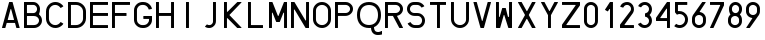
#> input picture Assets/wzornik.png, 765 x 40 px
$ python useme.py
#> lines starting #> are read from the running program, lines starting #| are printed output that depends on the picture; after the words box and inside, x2 and y2 are one past the last pixel; in counts of white or black regions, pixels touching at a corner belong together; long printed decimals are rounded
import cv2
import matplotlib.pyplot as plt
import numpy as np
import time

# funckja do wyswieltania zdjec za pomocą plt nieżaleznie od sposobu otwarcia
def imshow(image):
  if len(image.shape) == 2 or len(image.shape) == 3 and image.shape[-1] == 1:
    plt.imshow(image, cmap="gray")
  else:
    plt.imshow(cv2.cvtColor(image, cv2.COLOR_BGR2RGB))

# do wyrażenia lambda, aby posortować kąty tablicy rejestracyjnej do prawidłowego kardowania
def compare_vertices(vertex):
    x, y = vertex
    return x + y

# wczytanie wzornika - wszystkie znaki tablicy rejestracyjnej do poównywania
def getTemple():
    img = cv2.imread("Assets/wzornik.png")
#> img is the input picture: shape (40, 765, 3); min 0, max 255, mean 203.2
    img = cv2.cvtColor(img, cv2.COLOR_BGR2GRAY)
#> img: shape (40, 765)
    _, thresh = cv2.threshold(img,127,255, cv2.THRESH_BINARY_INV)
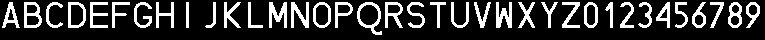
#> thresh: shape (40, 765); 20.5% white; 36 white regions
    con, _ = cv2.findContours(thresh, cv2.RETR_EXTERNAL, cv2.CHAIN_APPROX_SIMPLE)
#> con = 36 contours; largest, box (x1, y1, x2, y2) and area: (357, 2, 382, 35) 506, (68, 2, 86, 28) 388, (24, 2, 42, 28) 375, (313, 2, 331, 28) 367, (584, 2, 598, 28) 290
    charsbox = [cv2.boundingRect(contour) for contour in con]
#> charsbox = 36 items, first 6: (746, 2, 14, 26), (728, 2, 14, 26), (710, 2, 14, 26), (692, 2, 14, 26), (675, 2, 13, 26), (656, 2, 14, 26)
    charsbox = sorted(charsbox, key=lambda x: x[0])
#> charsbox = 36 items, first 6: (2, 2, 18, 26), (24, 2, 18, 26), (46, 2, 17, 26), (68, 2, 18, 26), (90, 2, 18, 26), (112, 2, 18, 26)
    maxwidth = max([char[2] for char in charsbox])
#> maxwidth = 25
    maxheight = max([char[3] for char in charsbox])
#> maxheight = 33
    # wypisanie wymiarów, przydatne do późniejszego sklaowania
    print(f"maxw {maxwidth} maxh {maxheight}") #SKASUJ
#| maxw 25 maxh 33
    chars = {}
    for (index, box) in enumerate(charsbox):
        (x,y,w,h) = box
        # wyjątek dla literki I, która była rozciągana podczas skalowania przy porównywaniu
        if index == 8:
            x = x - 5
            w = w + 10
        roi = img[y:y+h, x:x+w]
        roi = cv2.resize(roi, (maxwidth, maxheight))
        _, roi = cv2.threshold(roi, 10, 255, cv2.THRESH_BINARY_INV)
        chars[index] = roi
#> this loop made 36 passes
#> (box, x, w, h) on passes 1 to 12: ((2, 2, 18, 26), 2, 18, 26), ((24, 2, 18, 26), 24, 18, 26), ((46, 2, 17, 26), 46, 17, 26), ((68, 2, 18, 26), 68, 18, 26), ((90, 2, 18, 26), 90, 18, 26), ((112, 2, 18, 26), 112, 18, 26), ((134, 2, 18, 26), 134, 18, 26), ((156, 2, 18, 26), 156, 18, 26), ((186, 2, 3, 26), 181, 13, 26), ((205, 2, 11, 26), 205, 11, 26), ((224, 2, 17, 26), 224, 17, 26), ((248, 2, 15, 26), 248, 15, 26)
#> after the loop, chars = 36 items
    # zwracamy liste obrazów (idealnych znaków do porównania)
    return chars

# funkcja wykrywa krawędzie tablicy rejestracyjnej
def findTable(img):
    img = cv2.resize(img, (120,40))
    img_gray = cv2.cvtColor(img, cv2.COLOR_BGR2GRAY)
    imgL = cv2.cvtColor(img_gray, cv2.COLOR_GRAY2BGR)
    img_gray = cv2.equalizeHist(img_gray)

    imshow(img)
    plt.title("Oryginalne zdjęcie")
    plt.show()
    #time.sleep(1)
    flaga = False
    # dobieramy progowanie do tego momentu aż uzyskamy najlepszy rezultat
    for thresh in range(190,110,-5):
        ret, img_thresh = cv2.threshold(img_gray, thresh, 255, type=cv2.THRESH_BINARY)

        imshow(img_thresh)
        plt.title("THRESH")
        plt.show()

        # operacje morfologiczne powtarzamy do skutku i jest argumentem funkcji
        for i in range(1,9):
            close_img = cv2.morphologyEx(img_thresh, cv2.MORPH_CLOSE, kernel = np.ones((i+2,i), np.uint8))
            open_img = cv2.morphologyEx(close_img, cv2.MORPH_OPEN, kernel = np.ones((i,i+1), np.uint8))


            plt.subplot(311)
            imshow(img_thresh)
            plt.title(f"img_thresh {thresh}")
            plt.subplot(312)
            imshow(close_img)
            plt.title(f"CLOSE {i}")
            plt.subplot(313)
            imshow(open_img)
            plt.title(f"OPEN {i}")
            plt.show()


            con, _ = cv2.findContours(open_img, cv2.RETR_EXTERNAL, cv2.CHAIN_APPROX_SIMPLE)
            box = []

            # z znalezionych konturów szukamy 4 kąta
            for contour in con:
                epsilon = 0.018 * cv2.arcLength(contour, True)
                approx = cv2.approxPolyDP(contour, epsilon, True)
                if len(approx) == 4:
                    approx2 = approx.reshape(4,2)
                    approx2 = sorted(approx2, key=compare_vertices)
                    w = np.linalg.norm(approx2[2] - approx2[0])
                    h = np.linalg.norm(approx2[1] - approx2[0])
                    #print(f"{i}. w {round(w,2)} h {round(h,2)}")
                    # orientacyjne wymiary się zgadzają przerywamy wszystkie pętle
                    # można ulepszyć np stosunek szerokoci do wysokosci 0.5 <w/h < 1.5
                    if 85<w<120 and 20<h<40:
                        cv2.drawContours(imgL, [approx], 0, (0, 0, 255), 1)
                        box.append(approx2)
                        flaga = True
                        break
            if flaga:
                break
        if flaga:
            break

    # tylko jeżeli znaleziono potencjalny czworokąt
    if flaga:

        imshow(imgL)
        plt.title("Zaznaczona rejestracja")
        plt.show()
        #time.sleep(1)
        pts1 = np.float32(box[0])
        pts2 = np.float32([[0,0],[0,40],[120,0],[120,40]])
        matrix = cv2.getPerspectiveTransform(pts1, pts2)
        imgM = cv2.warpPerspective(img, matrix, (120,40))

        imshow(imgM)
        plt.title("Kadrowanie")
        plt.show()
        #time.sleep(1)
        # zwracamy obraz
        return imgM
    else:
        imshow(img)
        plt.title("Nieczytelna rejestracja")
        plt.show()
        return None

# funckja wycina znaki z tablicy rejestracyjnej
def getCharBox(img_gray):
    chars = []
    count = 0
    meanG = 999
    img_thresh = cv2.adaptiveThreshold(
        img_gray,
        maxValue=255,
        adaptiveMethod=cv2.ADAPTIVE_THRESH_MEAN_C,
        thresholdType=cv2.THRESH_BINARY_INV,
        blockSize=9,
        C=13)

    imshow(img_thresh)
    plt.title("THRESH ")
    plt.show()

    print(F"meanT {np.mean(img_thresh)}")
    # wykonujemy pętle do skutku
    while True:
        con, _ = cv2.findContours(img_thresh, cv2.RETR_EXTERNAL, cv2.CHAIN_APPROX_SIMPLE)
        charBox = [cv2.boundingRect(contour) for contour in con]
        for cutChar in charBox:
            x,y,w,h = cutChar
            # potęcjalny znak
            if (8<w<15 or 3<w<8 or 13<w<25) and 32<h<37:
                print(f"IF: x{x} y{y} w{w} h{h}") #SKASUJ
                #time.sleep(0.5)
                chars.append((x,y,w,h))
                y = 0
                h = 40
                # wymazujemy go z szukanego obszaru. Uzyskujemy czytelniczejszy obraz
                img_thresh[y:y+h,x-1:x+w+1] = 0

                imshow(img_thresh)
                plt.title("CUT")
                plt.show()

                # liczmy srednią - potrzebna do przerwania pętli
                meanG = np.mean(img_thresh)
            else:
                print(f"ELSE: x{x} y{y} w{w} h{h}")
        # po pierwszym szukaniu znaków
        if count == 0:
            img_flip = cv2.flip(img_thresh,0)

            imshow(img_flip)
            plt.title(f"FLIP {count}")
            plt.show()
            # łączymy odwrócony obraz z oryginalnym aby podkreslić znaki
            img_thresh = cv2.bitwise_or(img_thresh, img_flip)
            # czyscimy krawedzie, poprawia wyszukiwanie krawedzi
            img_thresh[:2,:] = 0
            img_thresh[-2:,:] = 0
            img_thresh[:,:1] = 0
            img_thresh[:,-1:] = 0

            imshow(img_thresh)
            plt.title(f"FLIP THRESH {count}")
            plt.show()
            #time.sleep(0.5)
        else:
            # operacje morfologiczne dla zwiekszenia szans na znalezienie obrazu
            img_thresh = cv2.morphologyEx(img_thresh, cv2.MORPH_CLOSE, kernel = np.ones((count,count), np.uint8))
            img_thresh = cv2.dilate(img_thresh, kernel = np.ones((count,count), np.uint8))
            # czyscimy krawedzie
            img_thresh[:2,:] = 0
            img_thresh[-2:,:] = 0
            img_thresh[:,:1] = 0
            img_thresh[:,-1:] = 0

            imshow(img_thresh)
            plt.title(f"ClOSE {count}")
            plt.show()

        # jezeli nie znaleziono wszystkich znaków to przeruwamy petle - obraz jest juz zbyt nieczytelny
        if count > 5:
            break

        print(F"meanG {meanG}") #SKASUJ
        # prawdopodobnie znaleziono już wszystkie znaki
        if  meanG < 10:
            break
        count = count + 1
    # sortujemy je aby przekazać w kolejnosci od lewej do prawej - wykrywanie nastepuje w losowej kolejnosci
    chars = sorted(chars, key=lambda x:x[0])
    # zwracamy list czterech punktow gdzie znajduje sie znak
    return chars


# MAIN
# inicjalizujemy wzornik
templeChars = getTemple()
#> templeChars = 36 items
group_result = []
rawChars = []
# uwagi odnosnie skutecznosci
# 5 -lepsze kadrowanie, 6-lepsze kadrowanie, 10 - słabe zdjęcie

img = cv2.imread(f"Assets/{2}.jpg")
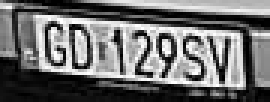
#> input picture Assets/2.jpg, 90 x 34 px (shown 3 times larger)
#> img is the input picture: shape (34, 90, 3); min 0, max 255, mean 110.3
# zwraca wykadrowane zdjecie
tablica = findTable(img)
#> the loop in findTable, `for thresh in range(190,110,-5):` made 1 pass
#> ret on pass 1: 190
#> after the loop in findTable, `for thresh in range(190,110,-5):`: close_img: shape (40, 120); 47.2% white; 4 white regions (2 under 20 px), largest, box (x1, y1, x2, y2) and area: (11, 6, 109, 34) 1972, (45, 0, 120, 6) 265
#> after the loop in findTable, `for thresh in range(190,110,-5):`:
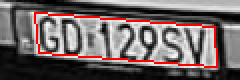
#> imgL: shape (40, 120, 3) (shown 2 times larger); mean B, G, R 101, 101, 112.7
#> after the loop in findTable, `for thresh in range(190,110,-5):`:
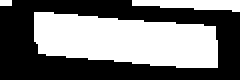
#> open_img: shape (40, 120) (shown 2 times larger); 46.1% white; 3 white regions (1 under 20 px), largest, box (x1, y1, x2, y2) and area: (17, 6, 109, 34) 1964, (66, 0, 120, 6) 229
#> in findTable, `pts1 = np.float32(box[0])`: pts1 = [[17, 6], [19, 26], [107, 13], [108, 33]]
#> in findTable, `matrix = cv2.getPerspectiveTransform(pts1, pts2)`: matrix = [[1.35, -0.135, -22.08], [-0.155, 1.99, -9.31], [8.79e-05, -0.000565, 1]]

if tablica is not None:
    img = tablica
    tablica = cv2.cvtColor(tablica, cv2.COLOR_BGR2GRAY)
    # zwraca liste punktow ze znakami
    rawChars = getCharBox(tablica)
#> in getCharBox, `img_thresh = cv2.adaptiveThreshold( img_gray, maxValue=255, adaptiveMe..`: img_thresh: shape (40, 120); 35.4% white; 21 white regions (9 under 20 px)
#| meanT 90.366
#> in getCharBox, `con, _ = cv2.findContours(img_thresh, cv2.RETR_EXTERNAL, cv2.CHAIN_APP..`: con = 21 contours, 11 with area under 20; largest, box (x1, y1, x2, y2) and area: (17, 4, 31, 39) 368, (69, 5, 81, 40) 229, (2, 3, 15, 39) 190, (84, 4, 98, 40) 156, (100, 3, 114, 40) 147
#> in getCharBox, `charBox = [cv2.boundingRect(contour) for contour in con]`: charBox = 21 items, first 6: (100, 38, 2, 2), (79, 35, 2, 4), (32, 35, 11, 4), (82, 28, 5, 3), (65, 27, 4, 5), (114, 18, 3, 22)
#> the loop in getCharBox, `for cutChar in charBox:` made 21 passes
#> (cutChar, x, w, meanG) on passes 11, 12, 13, 14, 16, 18: ((69, 5, 12, 35), 69, 12, 79.16), ((84, 4, 14, 36), 84, 14, 66.99), ((54, 4, 13, 36), 54, 13, 54.83), ((43, 4, 7, 36), 43, 7, 47.65), ((17, 4, 14, 35), 17, 14, 34.05), ((2, 3, 13, 36), 2, 13, 20.29)
#| ELSE: x100 y38 w2 h2
#| ELSE: x79 y35 w2 h4
#| ELSE: x32 y35 w11 h4
#| ELSE: x82 y28 w5 h3
#| ELSE: x65 y27 w4 h5
#| ELSE: x114 y18 w3 h22
#| ELSE: x53 y17 w6 h12
#| ELSE: x96 y16 w2 h2
#> (further printed lines are left out)
#> after the loop in getCharBox, `for cutChar in charBox:`: img_thresh: shape (40, 120); 8% white; 8 white regions (3 under 20 px), largest, box (x1, y1, x2, y2) and area: (100, 3, 114, 40) 211, (34, 15, 40, 32) 60, (114, 18, 117, 40) 44, (32, 4, 41, 12) 37, (32, 35, 42, 39) 22
#> after the loop in getCharBox, `for cutChar in charBox:`: chars = [(69, 5, 12, 35), (84, 4, 14, 36), (54, 4, 13, 36), (43, 4, 7, 36), (17, 4, 14, 35), (2, 3, 13, 36)]; meanG = 20.29
#> in getCharBox, `img_flip = cv2.flip(img_thresh,0)`: img_flip: shape (40, 120); 8% white; 8 white regions (3 under 20 px), largest, box (x1, y1, x2, y2) and area: (100, 0, 114, 37) 211, (34, 8, 40, 25) 60, (114, 0, 117, 22) 44, (32, 28, 41, 36) 37, (32, 1, 42, 5) 22
#> in getCharBox, `img_thresh = cv2.bitwise_or(img_thresh, img_flip)`: img_thresh: shape (40, 120); 13.5% white; 8 white regions (6 under 20 px), largest, box (x1, y1, x2, y2) and area: (100, 0, 117, 40) 440, (32, 1, 42, 39) 190
#> in getCharBox, `img_thresh[:2,:] = 0`: img_thresh: shape (40, 120); 13.1% white; 6 white regions (4 under 20 px), largest, box (x1, y1, x2, y2) and area: (100, 2, 117, 40) 430, (32, 2, 42, 39) 187
#> in getCharBox, `img_thresh[-2:,:] = 0`:
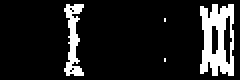
#> img_thresh: shape (40, 120) (shown 2 times larger); 12.7% white; 4 white regions (2 under 20 px), largest, box (x1, y1, x2, y2) and area: (100, 2, 117, 38) 420, (32, 2, 42, 38) 184
#| meanG 20.294
#> in getCharBox, `chars = sorted(chars, key=lambda x:x[0])`: chars = [(2, 3, 13, 36), (17, 4, 14, 35), (32, 2, 10, 36), (43, 4, 7, 36), (54, 4, 13, 36), (69, 5, 12, 35), (84, 4, 14, 36), (100, 2, 17, 36)]
#> rawChars has the same summary as chars in getCharBox

for i, rawChar in enumerate(rawChars):
    x, y, w, h = rawChar
    charR = tablica[y:y + h, x:x + w]
    charR = cv2.resize(charR, (34, 23))
    # testowe rozwiazanie
    #_, charR =cv2.threshold(charR, 140, 255, cv2.THRESH_BINARY_INV)
    charR = cv2.adaptiveThreshold(
        charR,
        maxValue=255,
        adaptiveMethod=cv2.ADAPTIVE_THRESH_MEAN_C,
        thresholdType=cv2.THRESH_BINARY_INV,
        blockSize=15,
        C=7)

    imshow(charR)
    plt.show()

    predict = []
    for (char_name, charT) in templeChars.items():
        charT = cv2.resize(charT, (34, 23))
        # porownanie
        result = cv2.matchTemplate(charR, charT, cv2.TM_CCOEFF)
        (_, score, _, _) = cv2.minMaxLoc(result)
        predict.append(score)
    group_result.append(str(np.argmax(predict)))
#> this loop made 8 passes
#> charR: shape (23, 34); 42.6% white; 4 white regions (2 under 20 px), largest, box (x1, y1, x2, y2) and area: (0, 1, 29, 23) 285, (27, 11, 34, 23) 41
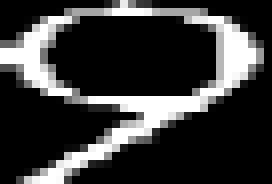
#> charT: shape (23, 34) (shown 8 times larger); min 0, max 255, mean 57
#> after the loop, group_result = ['6', '26', '23', '27', '28', '35', '18', '21']

print(group_result)
#| ['6', '26', '23', '27', '28', '35', '18', '21']


for count, position in enumerate(group_result):
    charT = templeChars[int(position)]
    charT = cv2.resize(charT, (34, 23))
    (x,y,w,h) = rawChars[count]
    charR = tablica[y:y + h, x:x + w]
    charR = cv2.resize(charR, (34, 23))

    plt.subplot(221)
    imshow(charR)
    plt.title("Wycinek")

    plt.subplot(222)
    imshow(charT)
    plt.title("wzornik")
    plt.show()
#> this loop made 8 passes
#> (position, x, y, w, h) on passes 1 to 8: ('6', 2, 3, 13, 36), ('26', 17, 4, 14, 35), ('23', 32, 2, 10, 36), ('27', 43, 4, 7, 36), ('28', 54, 4, 13, 36), ('35', 69, 5, 12, 35), ('18', 84, 4, 14, 36), ('21', 100, 2, 17, 36)
#> pass 2, `charT = cv2.resize(charT, (34, 23))`:
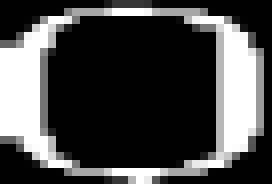
#> charT: shape (23, 34) (shown 8 times larger); min 0, max 255, mean 70.7


napis = []
for x in group_result:
    x = int(x)
    if x < 26:
        napis.append(chr(x + 65))
    else:
        napis.append(chr(x + 22))
#> this loop made 8 passes
#> x on passes 1 to 8: 6, 26, 23, 27, 28, 35, 18, 21
#> after the loop, napis = ['G', '0', 'X', '1', '2', '9', 'S', 'V']

print(napis)
#| ['G', '0', 'X', '1', '2', '9', 'S', 'V']
